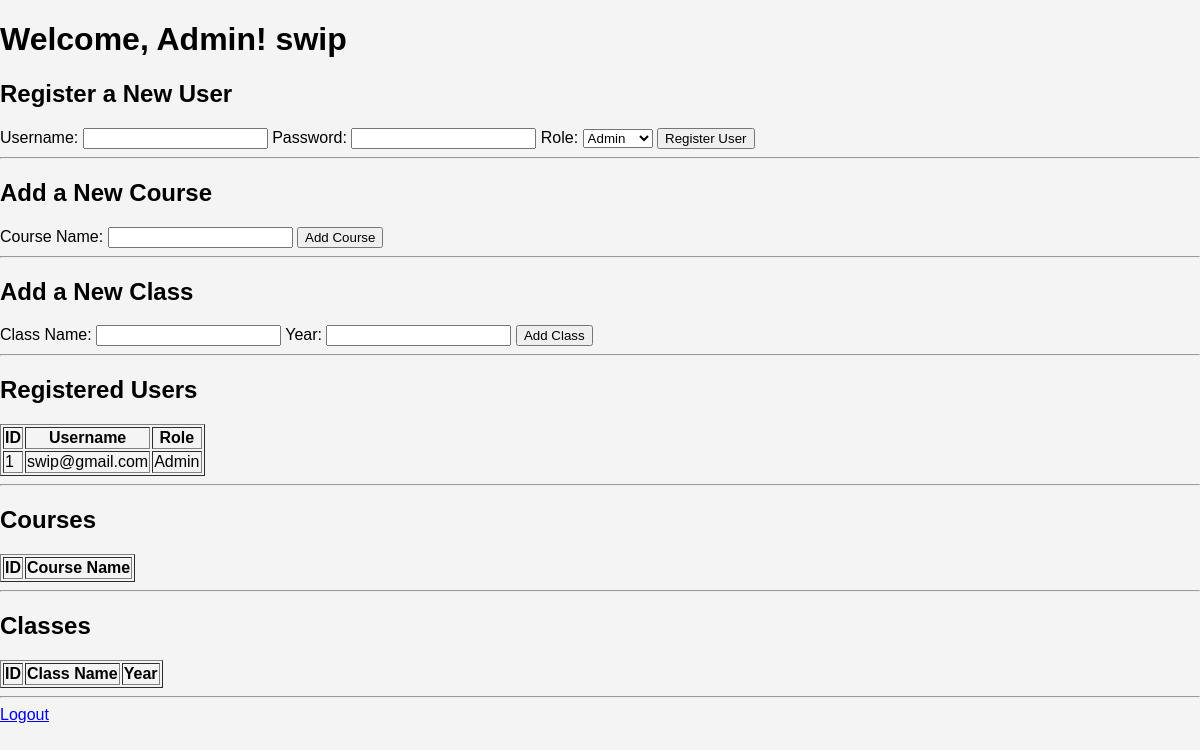
The app's page /admin/dashboard (signed in), older data.
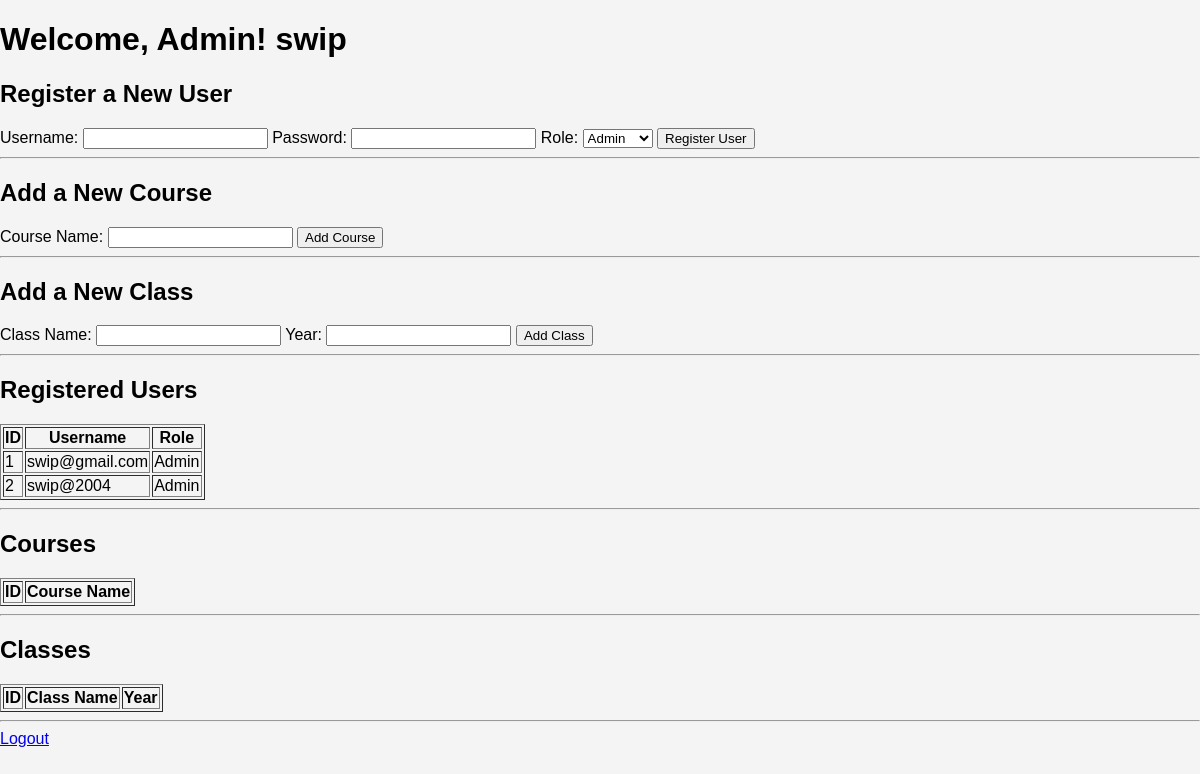
The same page, newer data.
### app.py (models this page shows)
class User(db.Model):
    id = db.Column(db.Integer, primary_key=True)
    username = db.Column(db.String(100), unique=True, nullable=False)
    password = db.Column(db.String(200), nullable=False)
    role = db.Column(db.String(50), nullable=False)  # Admin, Teacher, Student

### app.py (the view)
@app.route('/admin/dashboard')
def admin_dashboard():
    if 'user_id' not in session or session['role'] != 'Admin':
        flash('Unauthorized access!', 'danger')
        return redirect(url_for('login'))
    users = User.query.all()
    courses = Course.query.all()
    classes = Class.query.all()
    subjects = Subject.query.all()
    return render_template('admin_dashboard.html', users=users, courses=courses, classes=classes, subjects=subjects)

### templates/admin_dashboard.html (shortened to what this page needs)
<!DOCTYPE html>
<html lang="en">
<head>
    <link rel="stylesheet" href="{{ url_for('static', filename='css/styles.css') }}">
</head>
<body>
    <h1>Welcome, Admin! swip</h1>
    <h2>Register a New User</h2>
    <form action="{{ url_for('register_user') }}" method="POST">
        <label for="username">Username:</label>
        <input type="text" name="username" required>
        <label for="password">Password:</label>
        <input type="password" name="password" required>
        <label for="role">Role:</label>
        <select name="role" required>
            <option value="Admin">Admin</option>
        </select>
        <button type="submit">Register User</button>
    </form>
    <hr>
    <h2>Add a New Course</h2>
    <form action="{{ url_for('add_course') }}" method="POST">
        <label for="name">Course Name:</label>
        <input type="text" name="name" required>
        <button type="submit">Add Course</button>
    </form>
    <hr>
    <h2>Add a New Class</h2>
    <form action="{{ url_for('add_class') }}" method="POST">
        <label for="name">Class Name:</label>
        <input type="text" name="name" required>
        <label for="year">Year:</label>
        <input type="text" name="year" required>
        <button type="submit">Add Class</button>
    </form>
    <hr>
    <h2>Registered Users</h2>
    <table border="1">
        <tr>
            <th>ID</th>
            <th>Username</th>
            <th>Role</th>
        </tr>
        {% for user in users %}
        <tr>
            <td>{{ user.id }}</td>
            <td>{{ user.username }}</td>
            <td>{{ user.role }}</td>
        </tr>
        {% endfor %}
    </table>
    <hr>
    <h2>Courses</h2>
    <table border="1">
        <tr>
            <th>ID</th>
            <th>Course Name</th>
        </tr>
    </table>
    <hr>
    <h2>Classes</h2>
    <table border="1">
        <tr>
            <th>ID</th>
            <th>Class Name</th>
            <th>Year</th>
        </tr>
    </table>
    <hr>
    <a href="{{ url_for('logout') }}">Logout</a>
</body>
</html>

### static/css/styles.css (style rules this page uses)
body { font-family: Arial, sans-serif; margin: 0; padding: 0; background-color: #f4f4f4; }

Row changes from the older to the newer data that the page shows:
added User: id "2", username "swip@2004", role "Admin"
